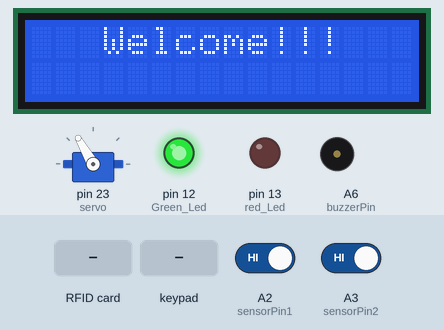
This sketch was run on a simulated Arduino Mega 2560, built with avr-gcc and run on an emulated ATmega2560. On the bench: 16×2 character LCD, servo, output pins drawn as LEDs (lit = HIGH), buzzer (waves = sounding, pin HIGH). Inputs (shaded band) come from the test bench; at power-on: A2 (sensorPin1) HIGH, A3 (sensorPin2) HIGH. Pins used as bus, display or sensor lines are not drawn.

Above: at 4.3 s.
4.4 s: RFID card D3 0F 99 34 held to the reader
At 5.9 s:
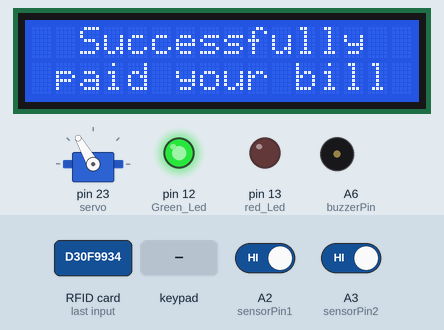
7.4 s: A2 (sensorPin1) driven LOW
At 10.2 s:
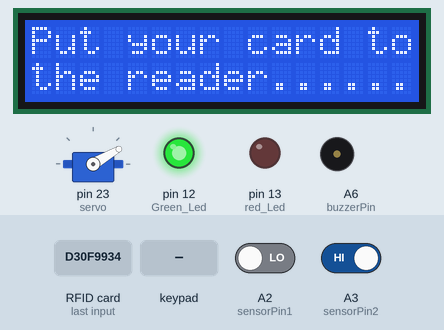
10.4 s: RFID card 53 84 32 14 held to the reader
At 13.0 s:
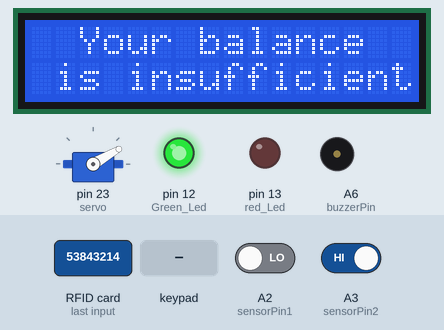
13.4 s: key 'A' pressed
16.4 s: key 'B' pressed
19.4 s: keypad keys 9 8 7 6 # pressed 0.4 s apart
At 22.7 s:
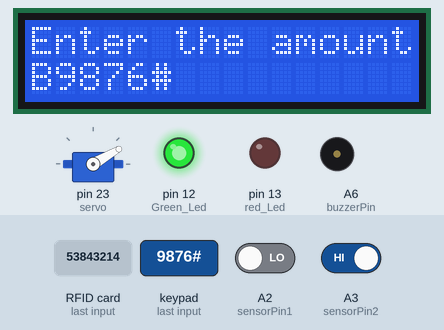
Timing chart, 0 to 24.2 s (numbered marks = the images above; inputs shaded):
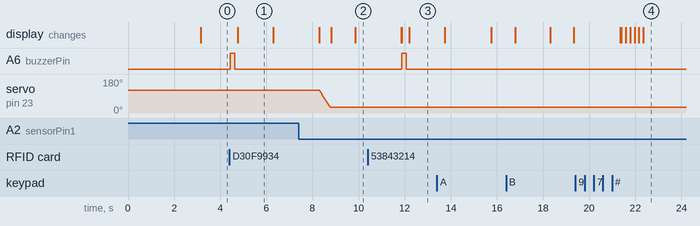

Measured:
- after the input at 4.4 s, A6 (buzzerPin): LOW → HIGH at once, → LOW 0.20 s later; the display: changes after 0.36 s (image 1)
- after the input at 7.4 s, the display: first differs from a run without the input after 1.4 s (image 2 shows a later state)
- after the input at 10.4 s, A6 (buzzerPin): LOW → HIGH after 1.5 s, → LOW 0.20 s later; the display: first differs from a run without the input after 1.5 s (image 3 shows a later state)
- what the display in image 1 shows lasts 1.5 s, from 4.8 s to 6.3 s

The sketch:

TOLL_COLLECTION_SYSTEM.ino
```cpp
#include <Wire.h>                       // Library for I2C communication
#include <LiquidCrystal_I2C.h>          // Library for I2C LCD
#include <SPI.h>                        // Library for SPI communication
#include <MFRC522.h>                    // Library for RFID reader
#include <Keypad.h>                     // Library for keypad input
#include <Servo.h>                      // Library for servo control

// Initialize LCD with I2C address 0x27 and size 16x2
LiquidCrystal_I2C lcd(0x27, 16, 2);     // Create an LCD object with I2C address 0x27 and 16x2 display

// Initialize a Servo object
Servo servo;                           // Create a Servo object
int servoPos = 0;                      // Variable to store servo position

// Define sensor, buzzer, and LED pins
#define sensorPin1 A2                   // Define analog pin A2 as sensorPin1
#define sensorPin2 A3                   // Define analog pin A3 as sensorPin2
#define buzzerPin A6                    // Define analog pin A6 as buzzerPin
#define Green_Led 12                    // Define digital pin 12 as Green_Led
#define red_Led 13                      // Define digital pin 13 as red_Led

// Variables to store sensor readings
int senVal1 = 0;                       // Variable to store sensor 1 value
int senVal2 = 0;                       // Variable to store sensor 2 value

// Define RFID pins
#define RST_PIN 11                     // Define pin 11 for RFID RST
#define SS_PIN 53                      // Define pin 53 for RFID SS

// Balance for two cards
int card1Balance = 5000;               // Initial balance for card 1
int card2Balance = 300;                // Initial balance for card 2

// Keypad configuration
#define num 7                          // Define the number of characters for input
char Data[num];                        // Array to store keypad input
byte data_count = 0;                   // Counter for number of input characters
String num1, num2, card, card2;        // Strings to store input amounts and card IDs
int a, b;                              // Unused variables
char Key;                              // Variable to store keypad key
bool recharge = true;                  // Flag to indicate recharge mode

// Initialize RFID object
MFRC522 mfrc522(SS_PIN, RST_PIN);      // Create MFRC522 object for RFID

// State variable to track servo position
int state = 0;                         // Variable to store system state

// Keypad size and key mapping
const byte ROWS = 4;                   // Number of rows on the keypad
const byte COLS = 4;                   // Number of columns on the keypad
char keys[ROWS][COLS] = {              // Keypad layout
  {'1', '2', '3', 'A'},
  {'4', '5', '6', 'B'},
  {'7', '8', '9', 'C'},
  {'*', '0', '#', 'D'}
};

byte rowPins[ROWS] = {9, 8, 7, 6};     // Define the row pins for the keypad
byte colPins[COLS] = {5, 4, 3, 2};     // Define the column pins for the keypad

// Initialize Keypad object
Keypad keypad = Keypad(makeKeymap(keys), rowPins, colPins, ROWS, COLS);  // Create keypad object

void setup () {
  // Initialize LCD
  lcd.init();                          // Initialize the LCD
  lcd.backlight();                     // Turn on the LCD backlight

  // Start serial communication
  Serial.begin(9600);                  // Start serial communication at 9600 baud

  // Attach servo to pin 23 and set initial position
  servo.attach(23);                    // Attach the servo to pin 23
  servo.write(120);                    // Set initial servo position to 120 degrees

  // Configure pin modes
  pinMode(sensorPin1, INPUT);          // Set sensorPin1 as input
  pinMode(sensorPin2, INPUT);          // Set sensorPin2 as input
  pinMode(buzzerPin, OUTPUT);          // Set buzzerPin as output
  pinMode(Green_Led, OUTPUT);          // Set Green_Led as output
  pinMode(red_Led, OUTPUT);            // Set red_Led as output

  // Turn on green LED
  digitalWrite(Green_Led, HIGH);       // Turn on Green_Led

  // Initialize SPI and RFID
  SPI.begin();                         // Initialize SPI communication
  mfrc522.PCD_Init();                  // Initialize the RFID reader

  // Display initial message on LCD
  lcd.setCursor(0, 0);                 // Set LCD cursor to the first row, first column
  lcd.print(" Automatic toll");        // Print message on LCD
  lcd.setCursor(0, 1);                 // Set LCD cursor to the second row, first column
  lcd.print("collection system");      // Print message on LCD
  delay(3000);                         // Wait for 3 seconds
  lcd.clear();                         // Clear the LCD
}

void loop() {
  if (recharge == 0) {                 // Check if in recharge mode
    // If in recharge mode, handle recharging
    reCharge();                        // Call the recharge function
  } else {
    // Display welcome message
    lcd.setCursor(0, 0);               // Set LCD cursor to the first row, first column
    lcd.print("   Welcome!!!");        // Print welcome message

    // Read sensor values and check RFID
    sensorRead();                      // Call the sensor read function
    rfid();                            // Call the RFID read function
    KeyPad();                          // Call the keypad read function

    // If vehicle is detected
    if (senVal1 == 0) {                // Check if sensor 1 is activated
      lcd.clear();                     // Clear the LCD
      lcd.setCursor(0, 0);             // Set LCD cursor to the first row, first column
      lcd.print("Vehicle detected");   // Print vehicle detected message
      delay(1000);                     // Wait for 1 second
      lcd.clear();                     // Clear the LCD
      lcd.setCursor(0, 0);             // Set LCD cursor to the first row, first column
      lcd.print("Put your card to");   // Print message
      lcd.setCursor(0, 1);             // Set LCD cursor to the second row, first column
      lcd.print("the reader......");   // Print message
      delay(2000);                     // Wait for 2 seconds
      lcd.clear();                     // Clear the LCD
    }

    // If vehicle has passed the gate
    else if (senVal2 == 0 && state == 1) { // Check if sensor 2 is activated and state is 1
      lcd.clear();                     // Clear the LCD
      lcd.setCursor(0, 0);             // Set LCD cursor to the first row, first column
      lcd.print("Have a safe");        // Print message
      lcd.setCursor(0, 1);             // Set LCD cursor to the second row, first column
      lcd.print("journey");            // Print message
      delay(4000);                     // Wait for 4 seconds
      lcd.clear();                     // Clear the LCD
      servoDown();                     // Call the function to lower the servo
      state = 0;                       // Reset state to 0
    }
  }
}

// Function to lower the servo
void servoDown() {
  servo.attach(23);                    // Attach the servo to pin 23
  for (servoPos = 30; servoPos <= 120; servoPos += 1) { // Move servo from 30 to 120 degrees
    servo.write(servoPos);             // Write servo position
    delay(5);                          // Wait for 5 milliseconds
  }
}

// Function to raise the servo
void servoUp() {
  servo.attach(23);                    // Attach the servo to pin 23
  for (servoPos = 120; servoPos >= 30; servoPos -= 1) { // Move servo from 120 to 30 degrees
    servo.write(servoPos);             // Write servo position
    delay(5);                          // Wait for 5 milliseconds
  }
}

// Function to read sensor values
void sensorRead() {
  senVal1 = digitalRead(sensorPin1);   // Read value from sensorPin1
  senVal2 = digitalRead(sensorPin2);   // Read value from sensorPin2
}

// Function to handle RFID card reading and balance checking
void rfid() {
  if (!mfrc522.PICC_IsNewCardPresent()) { // Check if a new card is present
    return;                             // If not, return
  }
  if (!mfrc522.PICC_ReadCardSerial()) { // Check if card data can be read
    return;                             // If not, return
  }

  // Read RFID card UID
  String content = "";                  // Create a string to hold card content
  for (byte i = 0; i < mfrc522.uid.size; i++) { // Loop through card UID
    content.concat(String(mfrc522.uid.uidByte[i] < 0x10 ? " 0" : " ")); // Add leading zero if needed
    content.concat(String(mfrc522.uid.uidByte[i], HEX)); // Add card UID byte in HEX
  }
  content.toUpperCase();                // Convert content to uppercase

   // Check if the card is known and has sufficient balance
  if (content.substring(1) == "D3 0F 99 34") { // Check if card UID matches card 1
    if (card1Balance >= 500) {          // Check if card 1 has enough balance
      lcdPrint();                       // Call function to print LCD message
      card1Balance = card1Balance - 500; // Deduct 500 from card 1 balance
      lcd.setCursor(9, 1);              // Set LCD cursor to the second row, tenth column
      lcd.print(card1Balance);          // Print new card 1 balance
      delay(2000);                      // Wait for 2 seconds
      lcd.clear();                      // Clear the LCD
      state = 1;                        // Set state to 1
      servoUp();                        // Call function to raise the servo
    } else {
      card = content.substring(1);      // Store card UID in card variable
      LcdPrint();                       // Call function to print insufficient balance message
      lcd.setCursor(9, 1);              // Set LCD cursor to the second row, tenth column
      lcd.print(card1Balance);          // Print card 1 balance
      lcd.print(" USD");                // Print USD
      delay(2000);                      // Wait for 2 seconds
      lcd.clear();                      // Clear the LCD
      lcd.setCursor(0, 0);              // Set LCD cursor to the first row, first column
      lcd.print("Please Recharge");     // Print recharge message
      delay(1000);                      // Wait for 1 second
      lcd.clear();                      // Clear the LCD
      state = 0;                        // Reset state to 0
    }
  } else if (content.substring(1) == "53 84 32 14") { // Check if card UID matches card 2
    if (card2Balance >= 500) {          // Check if card 2 has enough balance
      lcdPrint();                       // Call function to print LCD message
      card2Balance = card2Balance - 500; // Deduct 500 from card 2 balance
      lcd.setCursor(9, 1);              // Set LCD cursor to the second row, tenth column
      lcd.print(card2Balance);          // Print new card 2 balance
      delay(2000);                      // Wait for 2 seconds
      lcd.clear();                      // Clear the LCD
      state = 1;                        // Set state to 1
      servoUp();                        // Call function to raise the servo
    } else {
      card = content.substring(1);      // Store card UID in card variable
      LcdPrint();                       // Call function to print insufficient balance message
      lcd.setCursor(9, 1);              // Set LCD cursor to the second row, tenth column
      lcd.print(card2Balance);          // Print card 2 balance
      lcd.print(" USD");                // Print USD
      delay(2000);                      // Wait for 2 seconds
      lcd.clear();                      // Clear the LCD
      lcd.setCursor(0, 0);              // Set LCD cursor to the first row, first column
      lcd.print("Please Recharge");     // Print recharge message
      lcd.clear();                      // Clear the LCD
      delay(1000);                      // Wait for 1 second
      state = 0;                        // Reset state to 0
    }
  } else {
    // Handle unknown card
    digitalWrite(buzzerPin, HIGH);      // Turn on buzzer
    digitalWrite(red_Led, HIGH);        // Turn on red LED
    lcd.setCursor(0, 0);                // Set LCD cursor to the first row, first column
    lcd.print("Unknown Vehicle");       // Print unknown vehicle message
    lcd.setCursor(0, 1);                // Set LCD cursor to the second row, first column
    lcd.print("Access denied");         // Print access denied message
    delay(1500);                        // Wait for 1.5 seconds
    lcd.clear();                        // Clear the LCD
    digitalWrite(buzzerPin, LOW);       // Turn off buzzer
    digitalWrite(red_Led, LOW);         // Turn off red LED
  }
}


// Function to handle keypad input
void KeyPad() {
  Key = keypad.getKey();                // Get key from keypad
  if (Key) {                            // Check if a key is pressed
    if (Key == 'A') {                   // Check if key 'A' is pressed
      lcd.clear();                      // Clear the LCD
      lcd.setCursor(0, 0);              // Set LCD cursor to the first row, first column
      lcd.print("Recharging Mode.");    // Print recharging mode message
      lcd.setCursor(0, 1);              // Set LCD cursor to the second row, first column
      lcd.print("................");    // Print dots
      delay(1500);                      // Wait for 1.5 seconds
      lcd.clear();                      // Clear the LCD
      recharge = 0;                     // Set recharge flag to 0
    }
  }
}

// Function to clear input data
void clearData() {
  while (data_count != 0) {             // Loop until data_count is 0
    Data[data_count--] = 0;             // Clear data in Data array
  }
  return;                               // Return from function
}

// Function to handle recharging
void reCharge() {
  lcd.setCursor(0, 0);                  // Set LCD cursor to the first row, first column
  lcd.print ("Enter the amount");       // Print enter the amount message
  Key = keypad.getKey();                // Get key from keypad
  if (Key) {                            // Check if a key is pressed
    if (Key == 'D') {                   // Check if key 'D' is pressed
      if (card == "D3 0F 99 34") {      // Check if card matches card 1
        num1 = Data;                    // Store Data in num1
        card1Balance = num1.toInt() + card1Balance; // Add amount to card 1 balance
        lcd.clear();                    // Clear the LCD
        lcd.setCursor(0, 0);            // Set LCD cursor to the first row, first column
        lcd.print("Your current");      // Print message
        lcd.setCursor(0, 1);            // Set LCD cursor to the second row, first column
        lcd.print("balance: ");         // Print message
        lcd.setCursor(9, 1);            // Set LCD cursor to the second row, tenth column
        lcd.print (card1Balance);       // Print new card 1 balance
        lcd.print(" USD");              // Print USD
        delay(3000);                    // Wait for 3 seconds
        clearData();                    // Clear Data array
        lcd.clear();                    // Clear the LCD
        recharge = 1;                   // Set recharge flag to 1
      } else if (card == "53 84 32 14") { // Check if card matches card 2
        num2 = Data;                    // Store Data in num2
        card2Balance = num2.toInt() + card2Balance; // Add amount to card 2 balance
        lcd.clear();                    // Clear the LCD
        lcd.setCursor(0, 0);            // Set LCD cursor to the first row, first column
        lcd.print("Your current");      // Print message
        lcd.setCursor(0, 1);            // Set LCD cursor to the second row, first column
        lcd.print("balance: ");         // Print message
        lcd.setCursor(9, 1);            // Set LCD cursor to the second row, tenth column
        lcd.print (card2Balance);       // Print new card 2 balance
        lcd.print(" USD");              // Print USD
        delay(3000);                    // Wait for 3 seconds
        clearData();                    // Clear Data array
        lcd.clear();                    // Clear the LCD
        recharge = 1;                   // Set recharge flag to 1
      }
    } else {
      Data[data_count] = Key;           // Store key in Data array
      lcd.setCursor(data_count, 1);     // Set LCD cursor to second row and data_count column
      lcd.print(Data[data_count]);      // Print key on LCD
      data_count++;                     // Increment data_count
    }
  }
}

// Function to display successful payment message
void lcdPrint() {
  digitalWrite(buzzerPin, HIGH);        // Turn on buzzer
  delay(200);                           // Wait for 200 milliseconds
  digitalWrite(buzzerPin, LOW);         // Turn off buzzer
  delay(100);                           // Wait for 100 milliseconds
  lcd.clear();                          // Clear the LCD
  lcd.setCursor(0, 0);                  // Set LCD cursor to the first row, first column
  lcd.print("  Successfully");          // Print message
  lcd.setCursor(0, 1);                  // Set LCD cursor to the second row, first column
  lcd.print(" paid your bill");         // Print message
  delay(1500);                          // Wait for 1.5 seconds
  lcd.clear();                          // Clear the LCD
  lcd.setCursor(0, 0);                  // Set LCD cursor to the first row, first column
  lcd.print("Your Remaining");          // Print message
  lcd.setCursor(0, 1);                  // Set LCD cursor to the second row, first column
  lcd.print("balance: ");               // Print message
}

// Function to display insufficient balance message
void LcdPrint() {
  digitalWrite(buzzerPin, HIGH);        // Turn on buzzer
  delay(200);                           // Wait for 200 milliseconds
  digitalWrite(buzzerPin, LOW);         // Turn off buzzer
  delay(100);                           // Wait for 100 milliseconds
  lcd.clear();                          // Clear the LCD
  lcd.setCursor(0, 0);                  // Set LCD cursor to the first row, first column
  lcd.print("  Your balance");          // Print message
  lcd.setCursor(0, 1);                  // Set LCD cursor to the second row, first column
  lcd.print(" is insufficient");        // Print message
  delay(1500);                          // Wait for 1.5 seconds
  lcd.clear();                          // Clear the LCD
  lcd.setCursor(0, 0);                  // Set LCD cursor to the first row, first column
  lcd.print("Your Remaining");          // Printmessage
  lcd.setCursor(0, 1);                  // Set LCD cursor to the second row, first column
  lcd.print("balance:");                // Print message
}
```
